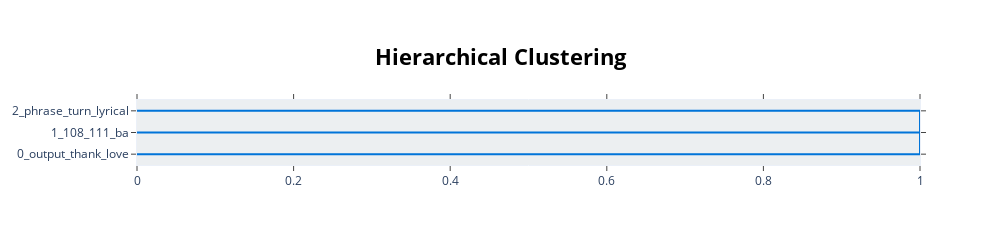

Source (notebook cell):
### Code cell
# 2. Topic hierarchy
print("\n2. Topic Hierarchy")
fig_hierarchy = topic_model.visualize_hierarchy(top_n_topics=50)
figures_dict["topic_hierarchy"] = fig_hierarchy
fig_hierarchy

### Figure 1 — Plotly figure (JSON) as saved in the notebook; plotly's stock layout.template omitted (floating-point values rounded to 4 significant figures)
{"data": [{"hoverinfo": "text", "marker": {"color": "rgb(0,116,217)"}, "mode": "lines", "type": "scatter", "x": [0.0, 1.0, 1.0, 0.0], "xaxis": "x", "y": [-15.0, -15.0, -25.0, -25.0], "yaxis": "y"}, {"hoverinfo": "text", "marker": {"color": "rgb(0,116,217)"}, "mode": "lines", "type": "scatter", "x": [0.0, 1.0, 1.0, 1.0], "xaxis": "x", "y": [-5.0, -5.0, -20.0, -20.0], "yaxis": "y"}], "layout": {"autosize": false, "height": 245, "hoverlabel": {"bgcolor": "white", "font": {"family": "Rockwell", "size": 16}}, "hovermode": "closest", "plot_bgcolor": "#ECEFF1", "showlegend": false, "title": {"font": {"color": "Black", "size": 22}, "text": "<b>Hierarchical Clustering</b>", "x": 0.5, "xanchor": "center", "yanchor": "top"}, "width": 1000, "xaxis": {"mirror": "allticks", "rangemode": "tozero", "showgrid": false, "showline": true, "showticklabels": true, "ticks": "outside", "type": "linear", "zeroline": false}, "yaxis": {"mirror": "allticks", "range": [-30, 0], "rangemode": "tozero", "showgrid": false, "showline": true, "showticklabels": true, "tickmode": "array", "ticks": "outside", "ticktext": ["2_phrase_turn_lyrical", "1_108_111_ba", "0_output_thank_love"], "tickvals": [-5, -15, -25], "type": "linear", "zeroline": false}}}
